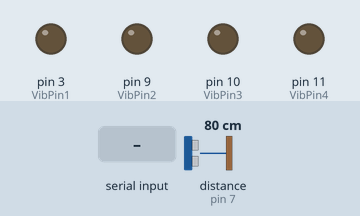
This sketch was run on a simulated Arduino Uno, built with avr-gcc and run on an emulated ATmega328P. Parts: output pins drawn as LEDs (lit = HIGH). Wiring (inferred from the names in the program): ultrasonic range finder: trigger pin 6; echo pin 7. The inputs (shaded band) are chosen by the test bench; at power-on: distance to the obstacle (sensor on pin 7) 80 cm. The echo pulse lasts 58.3 µs per cm; pins used as bus, display or sensor lines are not drawn; what the sketch prints to the serial monitor is not drawn.

Above: at 1.2 s.
1.3 s: distance to the obstacle (sensor on pin 7) set to 55 cm
2.8 s: distance to the obstacle (sensor on pin 7) set to 47 cm
At 2.94 s:
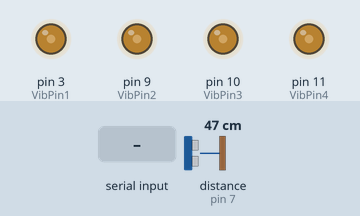
8.8 s: distance to the obstacle (sensor on pin 7) set to 250 cm
10.3 s: "2" received over the second serial link
At 10.7 s:
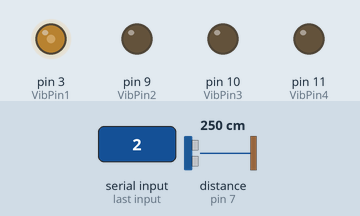
12.3 s: "4" received over the second serial link
At 12.7 s:
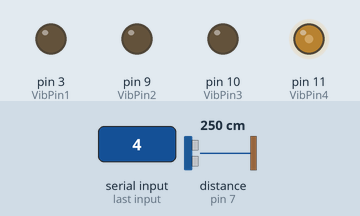
Timing chart, 0 to 15.3 s (numbered marks = the images above; inputs shaded):
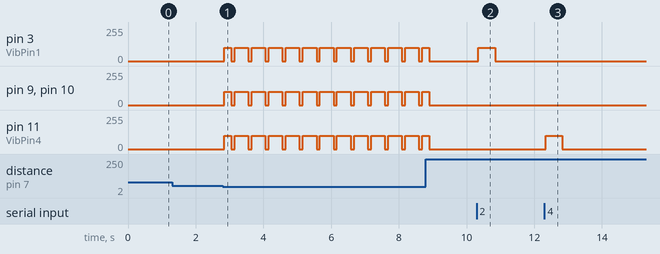

Measured:
- the behaviour switches between 52 and 51 cm on distance to the obstacle (sensor on pin 7) (found by bisection; images 0 and 1)
- after the input at 1.3 s, every drawn part: stays the same
- after the input at 2.8 s, pin 3 (VibPin1), pin 9 (VibPin2), pin 10 (VibPin3), pin 11 (VibPin4): 0/255 → 100/255 after 0.05 s, then repeats every 0.50 s: 0/255 0.10 s, 100/255 0.40 s
- after the input at 10.3 s, pin 3 (VibPin1): 0/255 → 100/255 after 0.05 s, → 0/255 0.50 s later
- after the input at 12.3 s, pin 11 (VibPin4): 0/255 → 100/255 at once, → 0/255 0.50 s later

The sketch:

sensor_and_bt.ino
```cpp
#include <SoftwareSerial.h>

SoftwareSerial softwareSerial(4, 5);

int trigPin = 6;  // 초음파 거리 센서 trigPin
int echoPin = 7;  // 초음파 거리 센서 echoPin
int VibPin1 = 3;  // 진동 모터
int VibPin2 = 9;
int VibPin3 = 10;
int VibPin4 = 11;

void setup() {
  Serial.begin(9600);  // 시리얼 통신을 위해 시리얼 통신속도를 9600으로 설정
  softwareSerial.begin(9600);

  pinMode(VibPin1, OUTPUT);  // 진동 모터
  pinMode(VibPin2, OUTPUT);  // 진동 모터
  pinMode(VibPin3, OUTPUT);  // 진동 모터
  pinMode(VibPin4, OUTPUT);  // 진동 모터
  pinMode(echoPin, INPUT);   // 초음파 거리 센서 echoPin 입력
  pinMode(trigPin, OUTPUT);  // 초음파 거리 센서 trigPin 출력
}

void loop() {

  char direction = softwareSerial.read();
  // 초음파 거리 센서
  long duration, distance;      // duration, distance 변수 설정
  digitalWrite(trigPin, HIGH);  // trigPin에서 초음파 발생(echoPin도 HIGH)
  delayMicroseconds(10);
  digitalWrite(trigPin, LOW);
  duration = pulseIn(echoPin, HIGH);                 // echoPin 이 HIGH를 유지한 시간을 저장
  distance = ((float)(340 * duration) / 10000) / 2;  // 거리 계산

  //초음파 거리 센서 시리얼 모니터에 결과 출력
  Serial.print("Distance:");  // 물체와 초음파 거리 센서간 거리 표시
  Serial.print(distance);
  Serial.println("cm");
  Serial.print("direction:");
  Serial.println(direction);


  if (distance <= 50)  // 물체가 특정 거리 내 진입함
  {
    analogWrite(VibPin1, 100);
    analogWrite(VibPin2, 100);
    analogWrite(VibPin3, 100);
    analogWrite(VibPin4, 100);
    delay(200);
    analogWrite(VibPin1, 0);
    analogWrite(VibPin2, 0);
    analogWrite(VibPin3, 0);
    analogWrite(VibPin4, 0);
    delay(100);
    analogWrite(VibPin1, 100);
    analogWrite(VibPin2, 100);
    analogWrite(VibPin3, 100);
    analogWrite(VibPin4, 100);
    delay(200);
    analogWrite(VibPin1, 0);
    analogWrite(VibPin2, 0);
    analogWrite(VibPin3, 0);
    analogWrite(VibPin4, 0);
  } else {
    switch (direction) {
      case'1':
        analogWrite(VibPin1, 100);
        analogWrite(VibPin2, 100);
        delay(500);
        analogWrite(VibPin1, 0);
        analogWrite(VibPin2, 0);
        break;
      case'2':
        analogWrite(VibPin1, 100);
        delay(500);
        analogWrite(VibPin1, 0);
        break;
      case'4':
        analogWrite(VibPin4, 100);
        delay(500);
        analogWrite(VibPin4, 0);
        break;
      case'5':
        analogWrite(VibPin3, 100);
        analogWrite(VibPin4, 100);
        delay(500);
        analogWrite(VibPin3, 0);
        analogWrite(VibPin4, 0);
        break;
      default:
        break;

    }
  }

}
```
